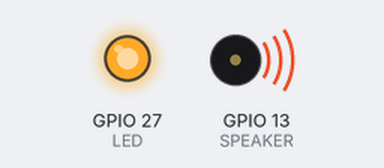
This sketch was run on a simulated ESP32. Shown: output pins drawn as LEDs (lit = HIGH), buzzer (waves = sounding).

Above: at 0.3 s.
At 11.4 s:
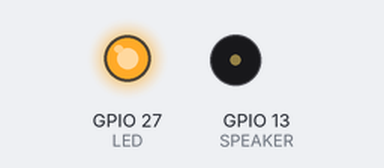
Timing chart, 0 to 16.1 s (numbered marks = the images above):
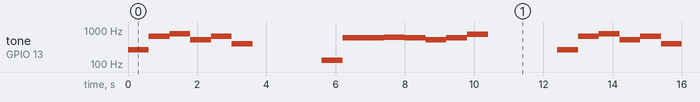

Measured:
- by itself, tone on GPIO 13 (SPEAKER): repeats every 12.4 s: 659 Hz 0.60 s, 783 Hz 0.60 s, 523 Hz 0.60 s, 659 Hz 0.60 s, 391 Hz 0.60 s, silent 2.0 s, 130 Hz 0.60 s, 587 Hz 1.2 s, 622 Hz 0.60 s, 587 Hz 0.60 s, 523 Hz 0.60 s, 587 Hz 0.60 s, 739 Hz 0.60 s, silent 2.0 s, 261 Hz 0.60 s

The sketch:

speaker_bgm.ino
```cpp
/////////
// PIN //
/////////

// LED
#define LED 27

// SPEAKER
#define SPEAKER 13
#define SPEAKER_CHANNEL 0


// TONE: https://tomari.org/main/java/oto.html
#define A 27.500
#define As 29.135
#define B 30.868
#define C 32.703
#define Cs 34.648
#define D 36.708
#define EB 38.891
#define Ds 38.891
#define E 41.203
#define F 43.654
#define Fs 46.249
#define G 48.999
#define Gs 51.913
#define A 55.000
#define As 58.270
#define B 61.735
#define C2 65.406
#define Cs2 69.296
#define D2 73.416
#define Ds2 77.782
#define E2 82.407
#define F2 87.307
#define Fs2 92.499
#define G2 97.999
#define Gs2 103.826
#define A2 110.000
#define As2 116.541
#define B2 123.471
#define C3 130.813
#define Cs3 138.591
#define D3 146.832
#define Ds3 155.563
#define E3 164.814
#define F3 174.614
#define Fs3 184.997
#define G3 195.998
#define Gs3 207.652
#define A3 220.000
#define As3 233.082
#define B3 246.942
#define C4 261.626
#define Cs4 277.183
#define D4 293.665
#define Ds4 311.127
#define E4 329.628
#define F4 349.228
#define Fs4 369.994
#define G4 391.995
#define Gs4 415.305
#define A4 440.000
#define As4 466.164
#define B4 493.883
#define C5 523.251
#define Cs5 554.365
#define D5 587.330
#define Ds5 622.254
#define E5 659.255
#define F5 698.456
#define Fs5 739.989
#define G5 783.991
#define Gs5 830.609
#define A5 880.000
#define As5 932.328
#define B5 987.767
#define C6 1046.502
#define Cs6 1108.731
#define D6 1174.659
#define Ds6 1244.508
#define E6 1318.510
#define F6 1396.913
#define Fs6 1479.978
#define G6 1567.982
#define Gs6 1661.219
#define A6 1760.000
#define As6 1864.655
#define B6 1975.533
#define C7 2093.005
#define Cs7 2217.461
#define D7 2349.318
#define Ds7 2489.016
#define E7 2637.020
#define F7 2793.826
#define Fs7 2959.955
#define G7 3135.963
#define Gs7 3322.438
#define A7 3520.000
#define As7 3729.310
#define B7 3951.066
#define C8 4186.009
#define TONE_SPEED 600


//////////
// MAIN //
//////////

///////////
// SETUP //
///////////

void setup()
{
  Serial.begin(9600);

  // LED
  pinMode(LED, OUTPUT);
  // ON
  digitalWrite(LED, HIGH);

  // SPEAKER
  ledcSetup(0,12000, 8);
  ledcAttachPin(SPEAKER, SPEAKER_CHANNEL);

}

//////////
// LOOP //
//////////

void loop()
{
  playMusic("prelude"); // win
  delay(2000);
  playMusic("baddy");  // lose
  delay(2000);

}

//////////
// FUNC //
//////////

void tone(double freq)
{
  ledcWriteTone(SPEAKER_CHANNEL, freq);
  delay(TONE_SPEED);
  ledcWriteTone(SPEAKER_CHANNEL, 0);
}

void playMusic(char *title)
{
  if(title=="test")
  {
    tone(C4); tone(D4); tone(E4); tone(F4);
    tone(G4); tone(A4); tone(B4); tone(C5);
    tone(C5); tone(B4); tone(A4); tone(G4);
    tone(F4); tone(E4); tone(D4); tone(C4);
  }else if(title=="baddy")
  {
    tone(C3); tone(D5); tone(D5); tone(Ds5);
    tone(D5); tone(C5); tone(D5); tone(Fs5);
  }else if(title=="prelude")
  {
    tone(C4); tone(E5); tone(G5);
    tone(C5); tone(E5); tone(G4);
  }else{
    playMusic("test");
  }
}
```
